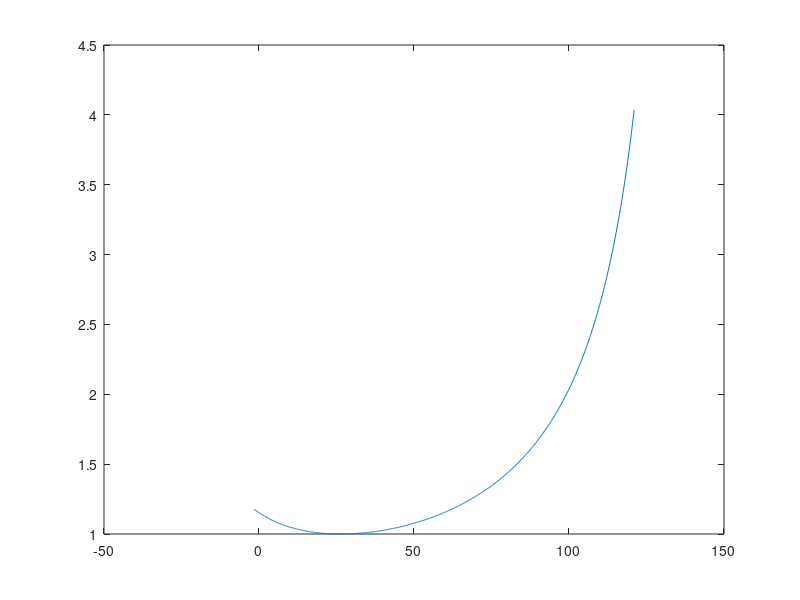

MATLAB code for this plot:
close all
clear
clc
rd = 44.8/1000;
L0 = 75.98/1000;
rp = 105.658/1000;
angle = deg2rad(linspace(-1.5,121,1000));

offsetAngle = pi - acos((L0^2 - rp^2 - rd^2)/(-2*rp*rd));

angleCorrected = angle - offsetAngle;

l = sqrt(rp^2 + rd^2 + 2*rp*rd*cos(angleCorrected));
d = rp*rd*sin(-angleCorrected)./l;

N = rd./d;

plot(rad2deg(angle),N)